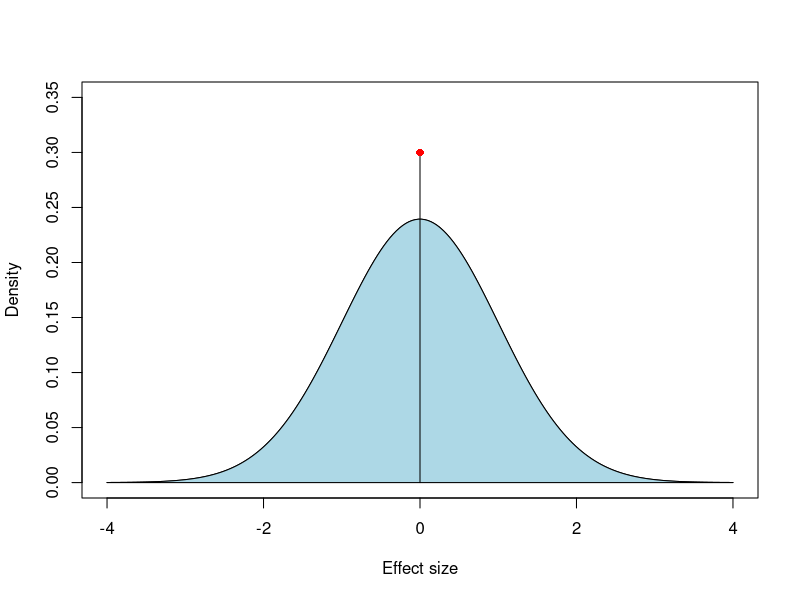

Here is the R script that generated this plot:
x=seq(-4,4,length=200)
plot(x,0.6*dnorm(x),type="l",ylim=c(0,0.35),xlab="Effect size", ylab="Density")
polygon(c(x,rev(x)),c(0.6*dnorm(x),0*x),col="lightblue")
lines(c(0,0), c(0,0.3))
points(0,0.3,pch=16, col='red')
